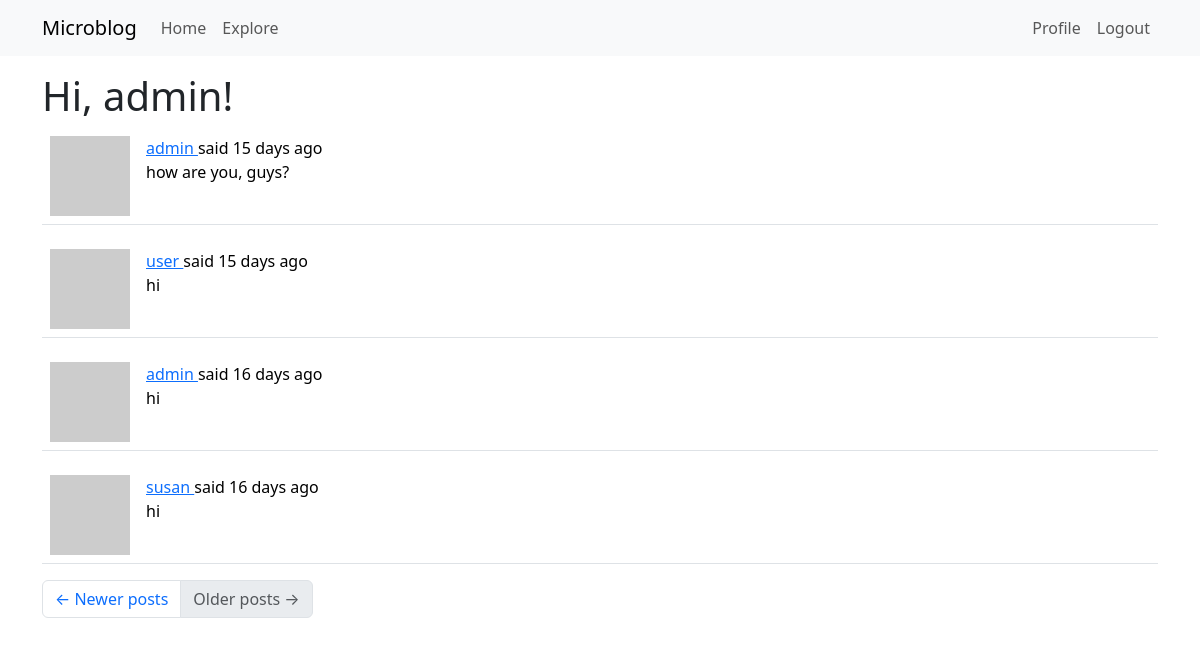
The app's page /explore?page=2 (signed in) with its own data.
### app/models.py (models this page shows, shortened)
class User(UserMixin, db.Model):
    id: so.Mapped[int] = so.mapped_column(primary_key=True)
    username: so.Mapped[str] = so.mapped_column(sa.String(64), index=True,unique=True)
    email: so.Mapped[str] = so.mapped_column(sa.String(120), index=True, unique=True)
    password_hash: so.Mapped[Optional[str]] = so.mapped_column(sa.String(256))
    about_me: so.Mapped[Optional[str]] = so.mapped_column(sa.String(140))
    last_seen: so.Mapped[Optional[datetime]] = so.mapped_column(
        default=lambda:datetime.now(timezone.utc)
    )
    posts: so.WriteOnlyMapped['Post'] = so.relationship(back_populates='author')
    following: so.WriteOnlyMapped['User'] = so.relationship(
        secondary=followers, primaryjoin=(followers.c.follower_id == id),
        secondaryjoin=(followers.c.followed_id == id),
        back_populates='followers'
    )
    followers: so.WriteOnlyMapped['User'] = so.relationship(
        secondary=followers, primaryjoin=(followers.c.followed_id == id),
        secondaryjoin=(followers.c.follower_id == id),
        back_populates='following'
    )
    def avatar(self, size):
        digest = md5(self.email.lower().encode('utf-8')).hexdigest()
        return f'https://www.gravatar.com/avatar/{digest}?d=identicon&s={size}'

class Post(db.Model):
    id: so.Mapped[int] = so.mapped_column(primary_key=True)
    body: so.Mapped[str] = so.mapped_column(sa.String(140))
    timestamp: so.Mapped[datetime] = so.mapped_column(
        index=True, default=lambda: datetime.now(timezone.utc)
    )
    user_id: so.Mapped[int] = so.mapped_column(sa.ForeignKey(User.id),index=True)
    author: so.Mapped[User] = so.relationship(back_populates='posts')

### app/routes.py (the view)
@app.route('/explore')
@login_required
def explore():
    page = request.args.get('page', 1, type=int)
    query = sa.select(Post).order_by(Post.timestamp.desc())
    posts = db.paginate(query, page=page, per_page=app.config['POSTS_PER_PAGE'], error_out=False)
    next_url = url_for('explore', page=posts.next_num) if posts.has_next else None
    prev_url = url_for('explore', page=posts.prev_num) if posts.has_prev else None
    return render_template('index.html', title=_('Explore'), posts=posts.items, next_url=next_url, prev_url=prev_url)

### app/__init__.py (called while the page is built)
def get_locale():
    return request.accept_languages.best_match(app.config['LANGUAGES'])

### app/models.py (called while the page is built)
@login.user_loader
def load_user(id):
    return db.session.get(User, int(id))

### app/routes.py (called while the page is built)
@app.before_request
def before_request():
    if current_user.is_authenticated:
        current_user.last_seen = datetime.now(timezone.utc)
        db.session.commit()
    g.locale = str(get_locale())

### app/templates/index.html (shortened to what this page needs)
{% extends "base.html" %}
{% import 'bootstrap_wtf.html' as wtf %}
{% block content %}
    <h1>{{ _('Hi, %(username)s!', username=current_user.username) }}</h1>
    {% for post in posts %}
        {% include '_post.html' %}
    {% endfor %}
    <nav aria-label="Post navigation">
        <ul class="pagination">
            <li class="page-item{% if not prev_url %} disabled{% endif %}">
                <a class="page-link" href="{{ prev_url }}">
                    <span aria-hidden="true">&larr;</span> {{ _('Newer posts') }}
                </a>
            </li>
            <li class="page-item{% if not next_url %} disabled{% endif %}">
                <a class="page-link" href="{{ next_url }}">
                    {{ _('Older posts') }} <span aria-hidden="true">&rarr;</span>
                </a>
            </li>
        </ul>
    </nav>
{% endblock %}

### app/templates/_post.html (shortened to what this page needs)
<table class="table table-hover">
    <tr>
        <td width="70px">
            <a href="{{ url_for('user', username=post.author.username) }}">
                <img src="{{ post.author.avatar(70) }}">
            </a>
        </td>
        <td>
            {{ _('%(username)s said %(when)s',
                username=user_link, when=moment(post.timestamp).fromNow()) }}
            <br>
            {{ post.body }}
        </td>
    </tr>
</table>

### records on screen
Post: body "how are you, guys?"
Post: body "hi"
Post: body "hi"
Post: body "hi"
